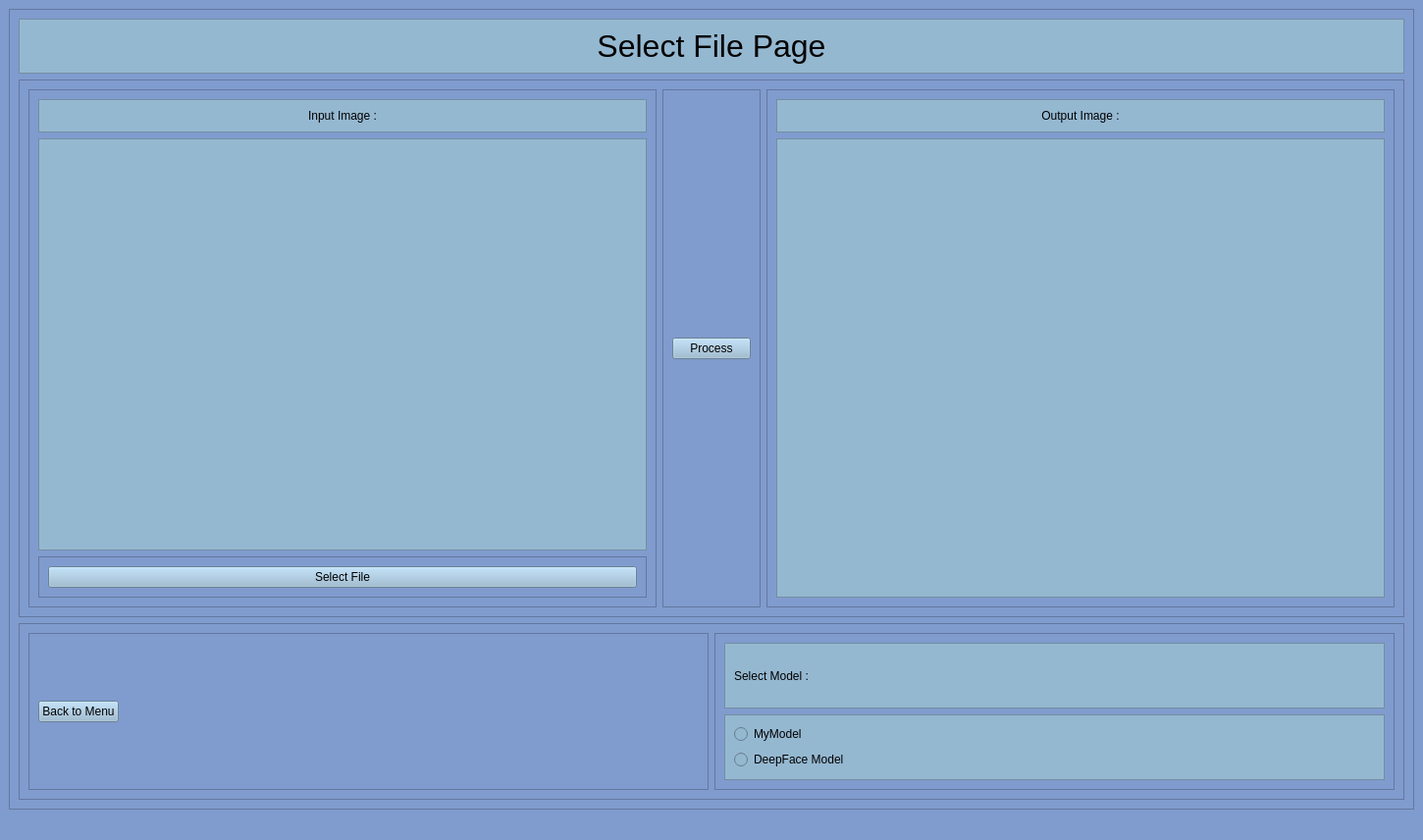
<?xml version="1.0" encoding="UTF-8"?>
<ui version="4.0">
 <class>selectFile_Window</class>
 <widget class="QMainWindow" name="selectFile_Window">
  <property name="geometry">
   <rect>
    <x>0</x>
    <y>0</y>
    <width>1445</width>
    <height>856</height>
   </rect>
  </property>
  <property name="windowTitle">
   <string>Select File Window</string>
  </property>
  <property name="styleSheet">
   <string notr="true">background-color: rgb(128, 155, 206);</string>
  </property>
  <widget class="QWidget" name="centralwidget">
   <layout class="QVBoxLayout" name="verticalLayout_15">
    <item>
     <widget class="QFrame" name="frame_14">
      <property name="frameShape">
       <enum>QFrame::StyledPanel</enum>
      </property>
      <property name="frameShadow">
       <enum>QFrame::Raised</enum>
      </property>
      <layout class="QVBoxLayout" name="verticalLayout_13">
       <item>
        <widget class="QFrame" name="frame_16">
         <property name="sizePolicy">
          <sizepolicy hsizetype="Preferred" vsizetype="Maximum">
           <horstretch>0</horstretch>
           <verstretch>0</verstretch>
          </sizepolicy>
         </property>
         <property name="styleSheet">
          <string notr="true">background-color: rgb(149, 184, 209);</string>
         </property>
         <property name="frameShape">
          <enum>QFrame::StyledPanel</enum>
         </property>
         <property name="frameShadow">
          <enum>QFrame::Raised</enum>
         </property>
         <layout class="QVBoxLayout" name="verticalLayout_14">
          <item alignment="Qt::AlignHCenter|Qt::AlignVCenter">
           <widget class="QLabel" name="label_2">
            <property name="font">
             <font>
              <pointsize>24</pointsize>
             </font>
            </property>
            <property name="text">
             <string>Select File Page</string>
            </property>
            <property name="alignment">
             <set>Qt::AlignCenter</set>
            </property>
           </widget>
          </item>
         </layout>
        </widget>
       </item>
       <item>
        <widget class="QFrame" name="frame">
         <property name="frameShape">
          <enum>QFrame::StyledPanel</enum>
         </property>
         <property name="frameShadow">
          <enum>QFrame::Raised</enum>
         </property>
         <layout class="QHBoxLayout" name="horizontalLayout">
          <item>
           <widget class="QFrame" name="frame_6">
            <property name="frameShape">
             <enum>QFrame::StyledPanel</enum>
            </property>
            <property name="frameShadow">
             <enum>QFrame::Raised</enum>
            </property>
            <layout class="QVBoxLayout" name="verticalLayout_2">
             <item>
              <widget class="QFrame" name="frame_7">
               <property name="sizePolicy">
                <sizepolicy hsizetype="Preferred" vsizetype="Maximum">
                 <horstretch>0</horstretch>
                 <verstretch>0</verstretch>
                </sizepolicy>
               </property>
               <property name="styleSheet">
                <string notr="true">background-color: rgb(149, 184, 209);</string>
               </property>
               <property name="frameShape">
                <enum>QFrame::StyledPanel</enum>
               </property>
               <property name="frameShadow">
                <enum>QFrame::Raised</enum>
               </property>
               <layout class="QVBoxLayout" name="verticalLayout_7">
                <item>
                 <widget class="QLabel" name="label_3">
                  <property name="text">
                   <string>Input Image :</string>
                  </property>
                  <property name="alignment">
                   <set>Qt::AlignCenter</set>
                  </property>
                 </widget>
                </item>
               </layout>
              </widget>
             </item>
             <item>
              <widget class="QFrame" name="frame_2">
               <property name="styleSheet">
                <string notr="true">background-color: rgb(149, 184, 209);</string>
               </property>
               <property name="frameShape">
                <enum>QFrame::StyledPanel</enum>
               </property>
               <property name="frameShadow">
                <enum>QFrame::Raised</enum>
               </property>
               <layout class="QVBoxLayout" name="verticalLayout_6">
                <item>
                 <widget class="QLabel" name="input_label">
                  <property name="minimumSize">
                   <size>
                    <width>600</width>
                    <height>400</height>
                   </size>
                  </property>
                  <property name="text">
                   <string/>
                  </property>
                  <property name="alignment">
                   <set>Qt::AlignCenter</set>
                  </property>
                 </widget>
                </item>
               </layout>
              </widget>
             </item>
             <item>
              <widget class="QFrame" name="frame_4">
               <property name="sizePolicy">
                <sizepolicy hsizetype="Preferred" vsizetype="Maximum">
                 <horstretch>0</horstretch>
                 <verstretch>0</verstretch>
                </sizepolicy>
               </property>
               <property name="frameShape">
                <enum>QFrame::StyledPanel</enum>
               </property>
               <property name="frameShadow">
                <enum>QFrame::Raised</enum>
               </property>
               <layout class="QVBoxLayout" name="verticalLayout_3">
                <item>
                 <widget class="QPushButton" name="select_file_btn">
                  <property name="styleSheet">
                   <string notr="true">background-color: rgb(149, 184, 209);</string>
                  </property>
                  <property name="text">
                   <string>Select File</string>
                  </property>
                 </widget>
                </item>
               </layout>
              </widget>
             </item>
            </layout>
           </widget>
          </item>
          <item>
           <widget class="QFrame" name="frame_5">
            <property name="frameShape">
             <enum>QFrame::StyledPanel</enum>
            </property>
            <property name="frameShadow">
             <enum>QFrame::Raised</enum>
            </property>
            <layout class="QVBoxLayout" name="verticalLayout_4">
             <item alignment="Qt::AlignHCenter|Qt::AlignVCenter">
              <widget class="QPushButton" name="process_btn">
               <property name="styleSheet">
                <string notr="true">background-color: rgb(149, 184, 209);</string>
               </property>
               <property name="text">
                <string>Process</string>
               </property>
              </widget>
             </item>
            </layout>
           </widget>
          </item>
          <item>
           <widget class="QFrame" name="frame_8">
            <property name="frameShape">
             <enum>QFrame::StyledPanel</enum>
            </property>
            <property name="frameShadow">
             <enum>QFrame::Raised</enum>
            </property>
            <layout class="QVBoxLayout" name="verticalLayout">
             <item>
              <widget class="QFrame" name="frame_9">
               <property name="sizePolicy">
                <sizepolicy hsizetype="Preferred" vsizetype="Maximum">
                 <horstretch>0</horstretch>
                 <verstretch>0</verstretch>
                </sizepolicy>
               </property>
               <property name="styleSheet">
                <string notr="true">background-color: rgb(149, 184, 209);</string>
               </property>
               <property name="frameShape">
                <enum>QFrame::StyledPanel</enum>
               </property>
               <property name="frameShadow">
                <enum>QFrame::Raised</enum>
               </property>
               <layout class="QVBoxLayout" name="verticalLayout_9">
                <item>
                 <widget class="QLabel" name="label_4">
                  <property name="text">
                   <string>Output Image :</string>
                  </property>
                  <property name="alignment">
                   <set>Qt::AlignCenter</set>
                  </property>
                 </widget>
                </item>
               </layout>
              </widget>
             </item>
             <item>
              <widget class="QFrame" name="frame_3">
               <property name="styleSheet">
                <string notr="true">background-color: rgb(149, 184, 209);</string>
               </property>
               <property name="frameShape">
                <enum>QFrame::StyledPanel</enum>
               </property>
               <property name="frameShadow">
                <enum>QFrame::Raised</enum>
               </property>
               <layout class="QVBoxLayout" name="verticalLayout_5">
                <item>
                 <widget class="QLabel" name="output_label">
                  <property name="sizePolicy">
                   <sizepolicy hsizetype="Preferred" vsizetype="Preferred">
                    <horstretch>0</horstretch>
                    <verstretch>0</verstretch>
                   </sizepolicy>
                  </property>
                  <property name="minimumSize">
                   <size>
                    <width>600</width>
                    <height>400</height>
                   </size>
                  </property>
                  <property name="text">
                   <string/>
                  </property>
                  <property name="alignment">
                   <set>Qt::AlignCenter</set>
                  </property>
                 </widget>
                </item>
               </layout>
              </widget>
             </item>
            </layout>
           </widget>
          </item>
         </layout>
        </widget>
       </item>
       <item>
        <widget class="QFrame" name="frame_15">
         <property name="frameShape">
          <enum>QFrame::StyledPanel</enum>
         </property>
         <property name="frameShadow">
          <enum>QFrame::Raised</enum>
         </property>
         <layout class="QHBoxLayout" name="horizontalLayout_2">
          <item>
           <widget class="QFrame" name="frame_13">
            <property name="frameShape">
             <enum>QFrame::StyledPanel</enum>
            </property>
            <property name="frameShadow">
             <enum>QFrame::Raised</enum>
            </property>
            <layout class="QVBoxLayout" name="verticalLayout_12">
             <item alignment="Qt::AlignLeft">
              <widget class="QPushButton" name="back_btn">
               <property name="styleSheet">
                <string notr="true">background-color: rgb(149, 184, 209);</string>
               </property>
               <property name="text">
                <string>Back to Menu</string>
               </property>
              </widget>
             </item>
            </layout>
           </widget>
          </item>
          <item>
           <widget class="QFrame" name="frame_10">
            <property name="frameShape">
             <enum>QFrame::StyledPanel</enum>
            </property>
            <property name="frameShadow">
             <enum>QFrame::Raised</enum>
            </property>
            <layout class="QVBoxLayout" name="verticalLayout_11">
             <item>
              <widget class="QFrame" name="frame_12">
               <property name="styleSheet">
                <string notr="true">background-color: rgb(149, 184, 209);</string>
               </property>
               <property name="frameShape">
                <enum>QFrame::StyledPanel</enum>
               </property>
               <property name="frameShadow">
                <enum>QFrame::Raised</enum>
               </property>
               <layout class="QVBoxLayout" name="verticalLayout_10">
                <item>
                 <widget class="QLabel" name="label">
                  <property name="text">
                   <string>Select Model :</string>
                  </property>
                 </widget>
                </item>
               </layout>
              </widget>
             </item>
             <item>
              <widget class="QFrame" name="frame_11">
               <property name="styleSheet">
                <string notr="true">background-color: rgb(149, 184, 209);</string>
               </property>
               <property name="frameShape">
                <enum>QFrame::StyledPanel</enum>
               </property>
               <property name="frameShadow">
                <enum>QFrame::Raised</enum>
               </property>
               <layout class="QVBoxLayout" name="verticalLayout_8">
                <item>
                 <widget class="QRadioButton" name="mymodel_rb">
                  <property name="text">
                   <string>MyModel</string>
                  </property>
                 </widget>
                </item>
                <item>
                 <widget class="QRadioButton" name="deepface_rb">
                  <property name="text">
                   <string>DeepFace Model</string>
                  </property>
                 </widget>
                </item>
               </layout>
              </widget>
             </item>
            </layout>
           </widget>
          </item>
         </layout>
        </widget>
       </item>
      </layout>
     </widget>
    </item>
   </layout>
  </widget>
  <widget class="QMenuBar" name="menubar">
   <property name="geometry">
    <rect>
     <x>0</x>
     <y>0</y>
     <width>1445</width>
     <height>22</height>
    </rect>
   </property>
  </widget>
  <widget class="QStatusBar" name="statusbar"/>
 </widget>
 <resources/>
 <connections/>
</ui>
